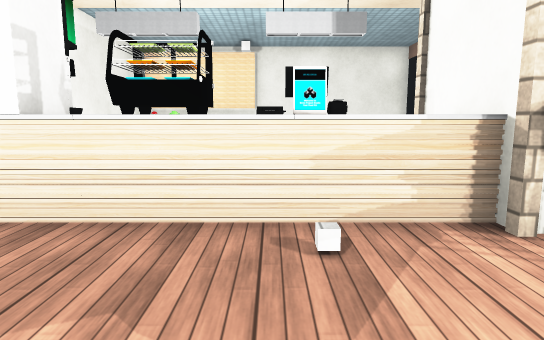
View 1 (above)

22 first-person views from a walk through a Unity game level. The camera is 1.2 m above the floor, tilts 8° down and sees 75° across. The floor is counted in squares, 1 m on a side. Each view is taken from the middle of a square. On the plan, view 1 faces up. The plan holds only what a view shows up to about 14 squares ahead; the rest is blank. The place goes on beyond the plan. The player character is not drawn. Door leaves are left out, so doorways stand open. Some surface patterns are stand-ins.

View 2
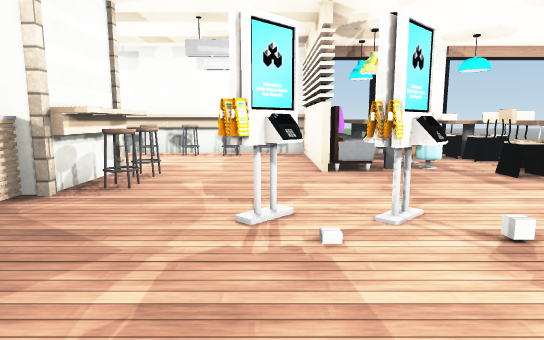

View 3
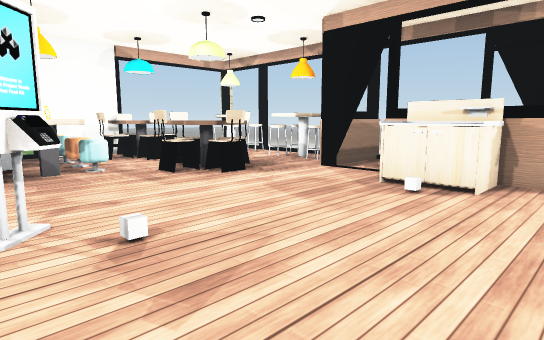

View 4
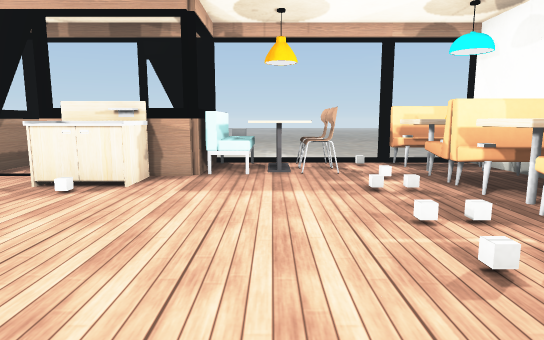

View 5
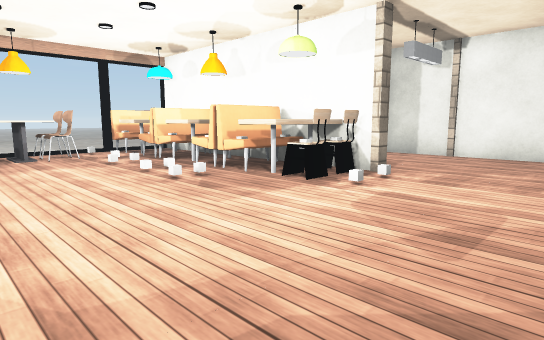

View 6
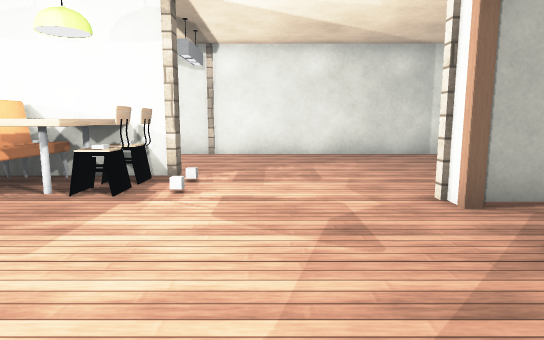

View 7
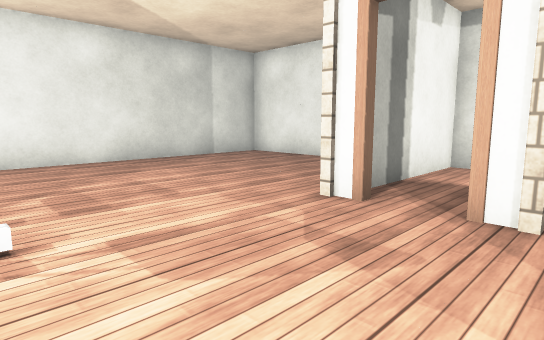

View 8
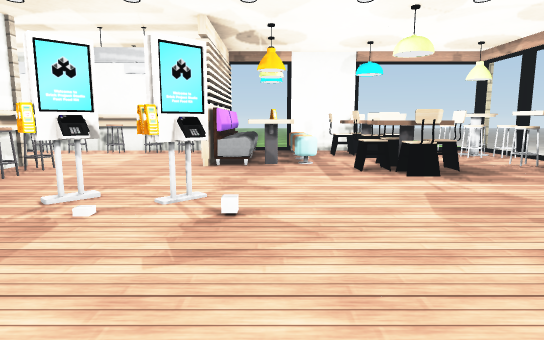

View 9
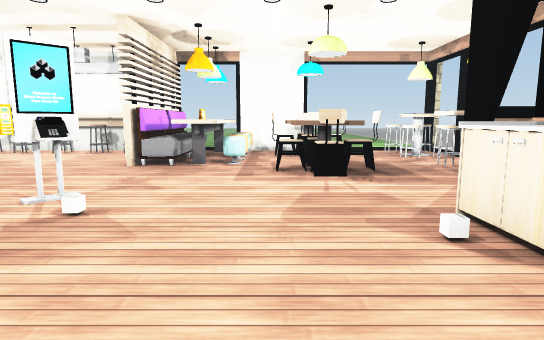

View 10
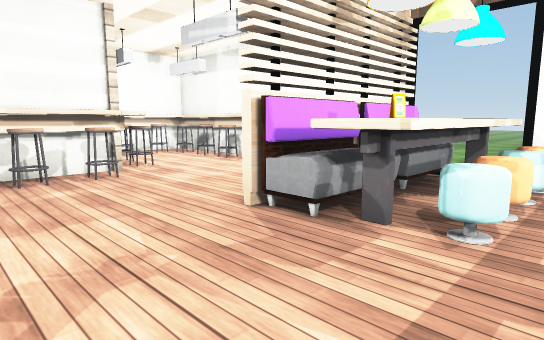

View 11
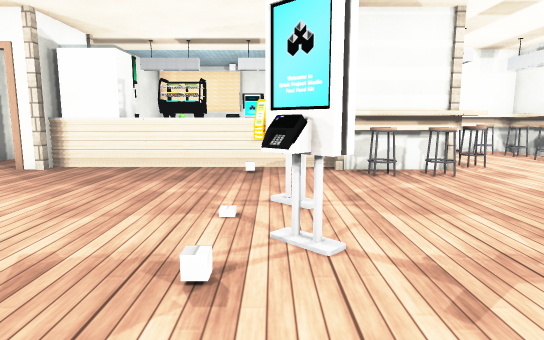

View 12
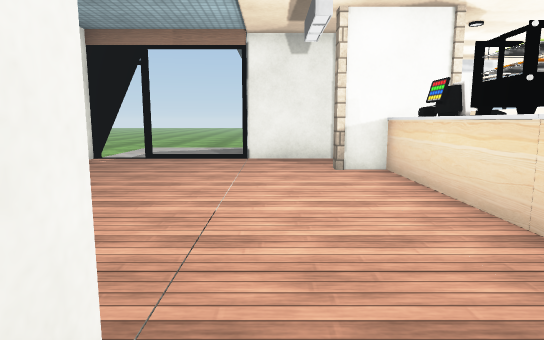

View 13
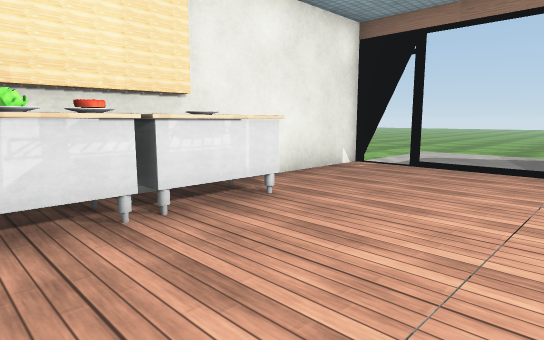

View 14
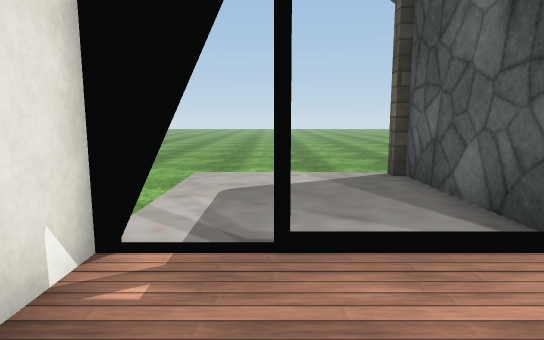

View 15
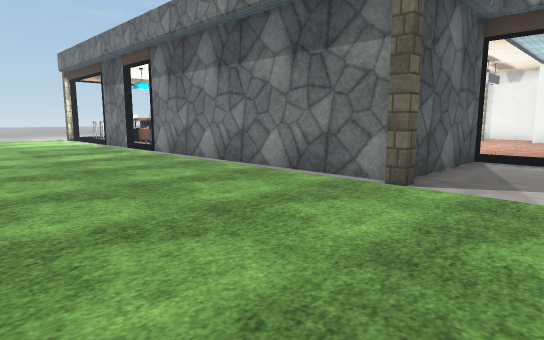

View 16
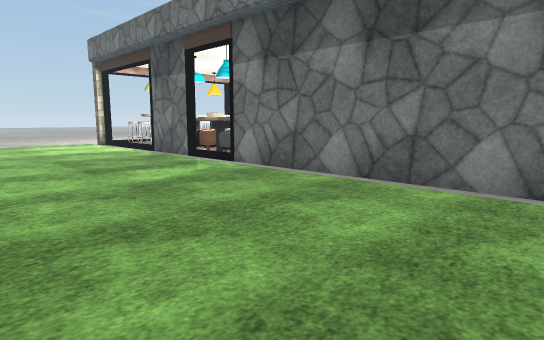

View 17
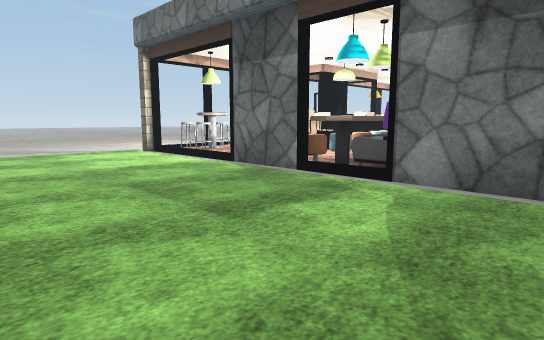

View 18
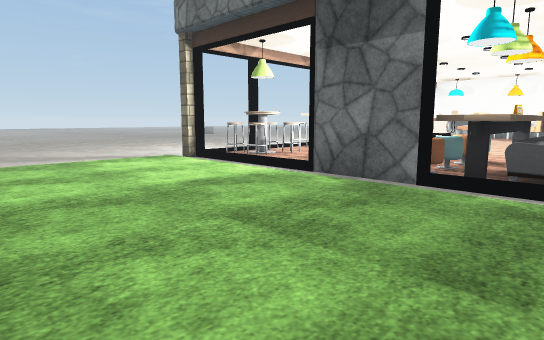

View 19
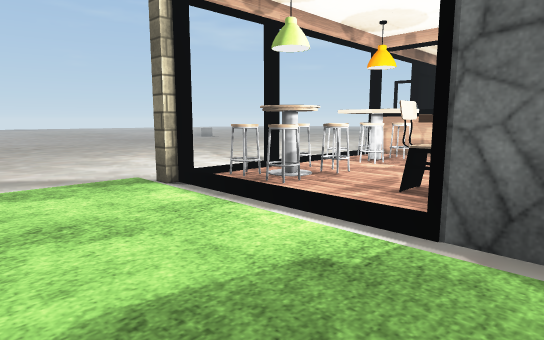

View 20
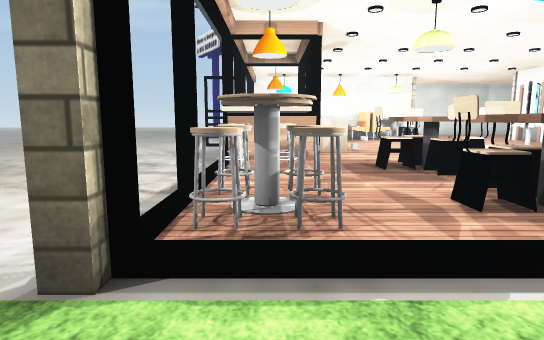

View 21
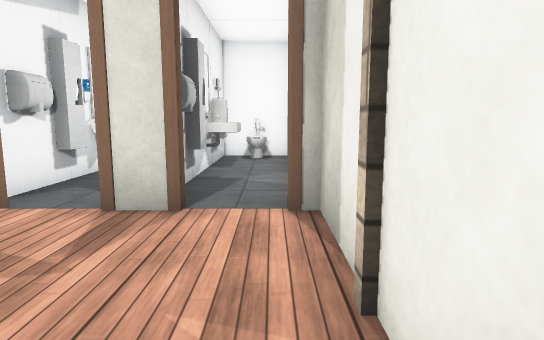

View 22
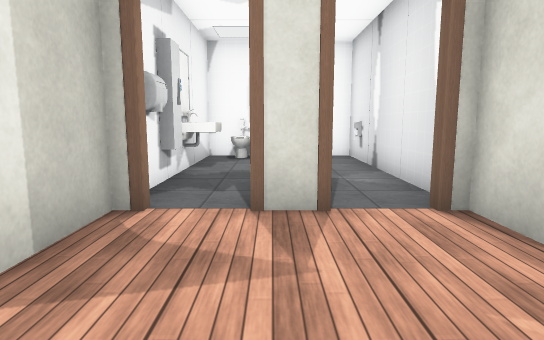

### Floor plan
Points are (right, up) in squares from view 1. A wall is a line through its corners. A room is listed if a view was taken in it or the views show most of it. See-through windows are left out.
Room 1 (views 1, 2, 3, 4, 5, 6, 7, 8, 9, 10, 11, 12, 13, 14, 15, 16, 17, 18, 19, 20, 21, 22)
walls: (5.3, -1.2) (10.5, -1.2); (5.1, 6) (5.1, 8.8) (9.6, 8.8); (10.1, -1.4) (10.1, 1.5); (10.3, 1.6) (10.3, -1.4) (5.2, -1.4); (10.1, 3.4) (10.1, 6.5); (1.5, -8.6) (2.9, -8.6) (2.9, -11.4); (0.4, -8.6) (1, -8.6); (0.8, -9) (0.8, -8.5); (10.1, -6.5) (10.1, -3.6) (10.3, -3.6) (10.3, -6.5); (10.3, 6.6) (10.3, 3.5); (9.5, 8.6) (7.5, 8.6); (-2.4, -9.7) (-2.4, -8.6) (-1.2, -8.6); (2.5, -11.4) (2.5, -9); (5.1, 12.5) (5.1, 13.6) (-4.6, 13.6); (-9.7, -1.4) (-9.7, -6.4); (-9.9, -3.6) (-9.9, -1.6); (-9.9, -6.5) (-9.9, -5.4); (-10.1, -6.5) (-10.1, -5.8) (-9.7, -5.8); (-4.7, 12.9) (-4.7, 8.6) (-7.1, 8.6) (-7.1, 4.4); (-7.5, -11.1) (-7.1, -11.1) (-7.1, -11.5); (-9.7, -8.5) (-9.7, -9.6); (-12.9, -3.6) (-11.6, -3.6); (-12.6, -5.8) (-12.2, -5.8); (-11.3, 8.6) (-14.4, 8.6); (-9.9, -11.1) (-9.9, -8.4); (-14.7, -4.8) (-14.7, -9.5); (-14.7, 8.5) (-14.7, -3.6) (-14.1, -3.6); (-13.5, -11.1) (-12.4, -11.1) (-12.4, -8.4)
ways out: open door at (-13.5, -4); open door at (-11, -4); open door at (-6, 4); open door at (1.5, -9); open door at (5, 12.5)
objects: other object (-13, -8) to (-13, -7); other object (-13, -5) to (-12, -5); other object (-12, -8); other object (-11, -11) to (-11, -10); other object (-11, -8); other object (-10, -8); other object (-10, -7); other object (-10, -1); other object (-9, -11) to (-7, -10); other object (-9, -9) to (-7, -9); other object (-9, -8) to (-7, -8); other object (-9, -7) to (-7, -7); other object (-9, -6) to (-7, -6); other object (-9, -5) to (-7, -5); other object (-9, -4) to (-7, -3); other object (-9, -2); other object (-9, -1); other object (-8, -2); other object (-8, -1); other object (-7, -2); other object (-7, 4); other object (-5, -11) to (-5, -10); other object (-5, -9); other object (-5, 4); other object (-5, 6); other object (-4, -11) to (-4, -9); other object (-4, 4) to (-3, 5); other object (-4, 12) to (-3, 13); other object (-3, -11) to (-3, -9); other object (-2, -13) to (-2, -12); other object (-2, 4) to (-1, 5); other object (-2, 12) to (0, 13); other object (-1, -8) to (0, -7); other object (-1, -7); other object (0, -11); other object (0, -2); other object (0, -1); other object (0, 3); other object (0, 4); other object (0, 5); other object (1, -2) to (2, -1); other object (1, 0) to (2, 0); other object (1, 4) to (2, 5); other object (1, 5); other object (3, 3); other object (3, 4); other object (3, 6); other object (4, -11); other object (4, -10); other object (4, -7) to (5, -7); other object (4, -6); other object (4, -5) to (5, -5); other object (4, 3) to (5, 3); other object (5, -11) to (6, -11); other object (5, -10) to (6, -10); other object (5, -9); other object (5, -6) to (6, -6); other object (5, -3) to (10, -3); other object (5, -2) to (7, -2); other object (5, 4); other object (6, -4); other object (6, 3); other object (6, 4); other object (6, 5) to (6, 6); other object (6, 8); other object (7, -11) to (8, -10); other object (7, -9); other object (7, -6) to (8, -6); other object (7, -4); other object (7, 8); other object (8, -7) to (9, -7); other object (8, -5) to (9, -5); other object (8, -4); other object (8, -2) to (10, -2); other object (8, 8) to (9, 8); other object (9, -11) to (9, -10); other object (9, -9); other object (9, -6); other object (9, -4); other object (9, 0); other object (9, 1) to (9, 2); other object (9, 3); other object (9, 4); other object (9, 5) to (9, 6); other object (9, 7); other object (10, -12) to (11, -11); other object (10, 7) to (10, 8); other object (10, 9) to (11, 9)

Where each view was taken, in squares from view 1:
view 1: 0 up, 0 right, facing up
view 2: 0 up, 3 left, facing right
view 3: 1 down, 3 left, facing down-right
view 4: 1 down, 4 left, facing down
view 5: 3 up, 2 left, facing down-left
view 6: 1 up, 2 left, facing left
view 7: 1 down, 4 left, facing up-left
view 8: 3 down, 4 left, facing right
view 9: 5 down, 4 left, facing right
view 10: 5 down, 2 right, facing up-right
view 11: 5 down, 1 right, facing up
view 12: 8 up, 6 left, facing right
view 13: 8 up, 4 left, facing up-right
view 14: 12 up, 2 right, facing right
view 15: 12 up, 17 right, facing down-left
view 16: 7 up, 17 right, facing down-left
view 17: 2 up, 17 right, facing down-left
view 18: 1 down, 17 right, facing down-left
view 19: 5 down, 14 right, facing down-left
view 20: 10 down, 13 right, facing left
view 21: 1 up, 14 left, facing down
view 22: 1 up, 12 left, facing down
